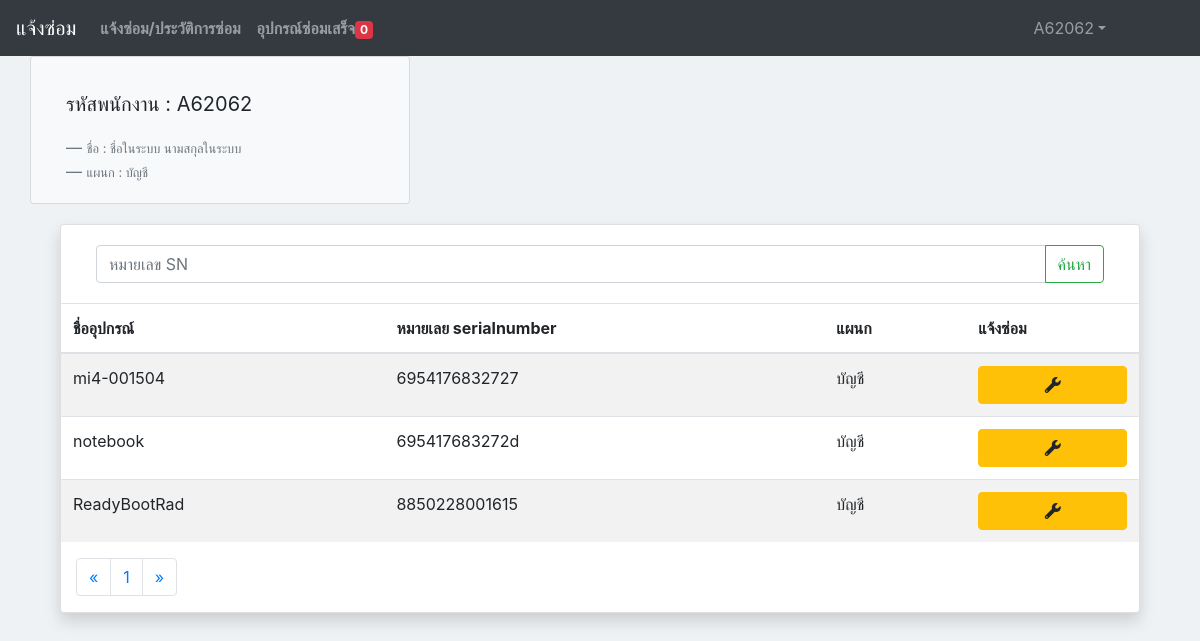
Page /Account/repair_list.php (signed in) on the committed database.
### tables this page shows
CREATE TABLE `profile` (
  `profile_fname` varchar(50) NOT NULL,
  `profile_lname` varchar(50) NOT NULL,
  `profile_create_at` timestamp NOT NULL DEFAULT CURRENT_TIMESTAMP,
  `profile_update_at` timestamp NOT NULL DEFAULT CURRENT_TIMESTAMP ON UPDATE CURRENT_TIMESTAMP,
  `profile_users_id` varchar(255) NOT NULL
);

CREATE TABLE `position` (
  `position_id` int(11) NOT NULL,
  `position_name` varchar(50) NOT NULL
);

CREATE TABLE `oe` (
  `oe_id` int(11) NOT NULL,
  `oe_code` varchar(50) NOT NULL,
  `oe_name` varchar(50) NOT NULL,
  `oe_position` int(11) NOT NULL,
  `oe_create_by` varchar(255) NOT NULL,
  `oe_create_at` timestamp NOT NULL DEFAULT CURRENT_TIMESTAMP,
  `oe_update_at` timestamp NOT NULL DEFAULT CURRENT_TIMESTAMP ON UPDATE CURRENT_TIMESTAMP
);

### Account/repair_list.php (the view, shortened to what this page needs)
<!doctype html>
<html lang="en">
    <head>
        <link rel="stylesheet" href="https://stackpath.bootstrapcdn.com/bootstrap/4.3.1/css/bootstrap.min.css">
        <link rel="stylesheet" href="https://use.fontawesome.com/releases/v5.8.2/css/all.css">
        <link rel="stylesheet" href="https://maxcdn.bootstrapcdn.com/bootstrap/4.3.1/css/bootstrap.min.css">
        <link rel="stylesheet" href="css/manu_Left.css">
        <link href="//maxcdn.bootstrapcdn.com/font-awesome/4.2.0/css/font-awesome.min.css" rel="stylesheet">
    </head>
    <body style="background-color: #eff2f4">
        <?php include './header.php'; ?>
        <div  class="container">
            <div class="row">
                <div class="card bg-light col-md-4">
                    <div class="card-body">
                        <?php include './profile_view.php'; ?>
                    </div>
                </div>
            </div>
            <?php
            include '../conn.php';
            $text_serch = isset($_POST['text_serch']) ? $_POST['text_serch'] : '';
            $page = 'repair_list';
            $perpage = 5;
            if (isset($_GET['page'])) {
                $page = $_GET['page'];
            } else {
                $page = 1;
            }
            $start = ($page - 1) * $perpage;
            $sql = "select oe.oe_id,oe.oe_code,oe.oe_name, position.position_name from position "
                    . "inner join oe ON oe.oe_position=position.position_id "
                    . "WHERE oe.oe_code like '%$text_serch%' and oe_position =1 "
                    . "order by oe_id limit {$start} , {$perpage} ";
            $query = mysqli_query($conn, $sql);
            ?>
            <div class="container" style="padding-top: 20px;">
                <div class="card shadow">
                    <form class="form-inline" action="repair_list.php" method="POST">
                        <div class="card-body">
                            <div class="col-md-12 col-lg-12 col-sm-12">
                                <div class="input-group">
                                    <input type="text" class="form-control" placeholder="หมายเลข SN" id="text_serch" name="text_serch">
                                    <div class="input-group-append">
                                        <input class="btn btn-outline-success" type="submit" value="ค้นหา" />
                                    </div>
                                </div>
                            </div>
                        </div>
                    </form>
                    <table class="table table-striped">
                        <thead>
                            <tr>
                                <th>ชื่ออุปกรณ์</th>
                                <th>หมายเลย serialnumber</th>
                                <th>แผนก</th>
                                <th>แจ้งซ่อม</th>
                            </tr>
                        </thead>
                        <tbody>
                            <?php while ($result = mysqli_fetch_assoc($query)) { ?>
                                <tr>
                                    <td><?php echo $result['oe_name']; ?></td>
                                    <td><?php echo $result['oe_code']; ?></td>
                                    <td><?php echo $result['position_name']; ?></td>
                                    <td>
                                        <a href="repair_view.php?oe_id=<?php echo $result['oe_id'];?>"class="btn btn-warning col-12"><i class="fas fa-wrench"></i></a>
                                    </td>
                                </tr>
                            <?php } ?>
                        </tbody>
                    </table>
                    <?php
                    $sql2 = "select * from oe  where oe_position =1 order by oe_id ";
                    $query2 = mysqli_query($conn, $sql2);
                    $total_record = mysqli_num_rows($query2);
                    $total_page = ceil($total_record / $perpage);
                    ?>
                    <div class="col-12">
                        <nav>
                            <ul class="pagination justify-content">
                                <li class="page-item">
                                    <a class="page-link" href="repair_list.php?page=1" aria-label="Previous">
                                        <span aria-hidden="true">&laquo;</span>
                                    </a>
                                </li>
                                <?php for ($i = 1; $i <= $total_page; $i++) { ?>
                                    <li class="page-item "><a class="page-link" href="repair_list.php?page=<?php echo $i; ?>"><?php echo $i; ?></a></li>
                                <?php } ?>
                                <li class="page-item">
                                    <a class="page-link" href="repair_list.php?page=<?php echo $total_page; ?>" aria-label="Next">
                                        <span aria-hidden="true">&raquo;</span>
                                    </a>
                                </li>
                            </ul>
                        </nav>
                    </div>
                </div>
            </div>
            <br>
        </div>
    </body>
</html>

### Account/profile_view.php (shortened to what this page needs)
<blockquote class="blockquote mb-0">
    <?php
    include '../conn.php';
    $sql = "SELECT * FROM profile  where profile_users_id='" . $_SESSION['users_id'] . "'";
    $result = mysqli_query($conn, $sql);
    $row = mysqli_fetch_array($result, MYSQLI_ASSOC);
    $sql_users = "select users.users_id, position.position_name from position inner join users ON users.users_position=position.position_id where users.users_id='" . $_SESSION['users_id'] . "'";
    $result_user = mysqli_query($conn, $sql_users);
    $row_user = mysqli_fetch_array($result_user, MYSQLI_ASSOC);
    if ($row_user['users_id'] == $row['profile_users_id']) {
        echo '<p>' . 'รหัสพนักงาน : ' . $_SESSION['users_id'] . '</p>';
        echo '<footer class="blockquote-footer">' . ''
        . '<small class="text-muted">' . 'ชื่อ : ' . $row['profile_fname'] . ' ' . $row['profile_lname'] . ' <cite title="Source Title"></cite>' . '</small>' . '</footer>';
        echo '<footer class="blockquote-footer">' . ''
        . '<small class="text-muted">' . 'แผนก : ' . $row_user['position_name'] . ' <cite title="Source Title"></cite>' . '</small>' . '</footer>';
    } else {
        echo "<meta http-equiv='refresh' content='0 ;URL=../Account/profile_insert.php'>";
    }
    ?>
</blockquote>

### rows in the picture
profile: profile_fname "ชื่อในระบบ", profile_lname "นามสกุลในระบบ"
position: position_name "บัญชี", oe.oe_name "mi4-001504", oe.oe_code "6954176832727", oe.oe_name "notebook", oe.oe_code "695417683272d", oe.oe_name "ReadyBootRad", oe.oe_code "8850228001615"

### other values in the picture
$count "0"
$_SESSION['users_username'] "A62062"
$_SESSION['users_id'] "A62062"
